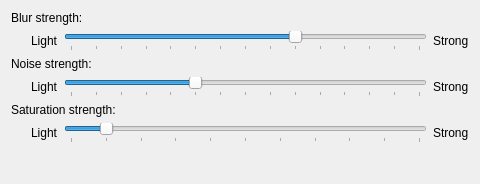
<?xml version="1.0" encoding="UTF-8"?>
<ui version="4.0">
 <class>BlurEffectConfig</class>
 <widget class="QWidget" name="BlurEffectConfig">
  <property name="geometry">
   <rect>
    <x>0</x>
    <y>0</y>
    <width>480</width>
    <height>184</height>
   </rect>
  </property>
  <layout class="QVBoxLayout" name="verticalLayout">
   <item>
    <widget class="QLabel" name="labelConstantBlurDescription">
     <property name="text">
      <string>Blur strength:</string>
     </property>
    </widget>
   </item>
   <item>
    <layout class="QHBoxLayout" name="horizontalLayout">
     <item>
      <spacer name="horizontalSpacer">
       <property name="orientation">
        <enum>Qt::Orientation::Horizontal</enum>
       </property>
       <property name="sizeType">
        <enum>QSizePolicy::Policy::Fixed</enum>
       </property>
       <property name="sizeHint" stdset="0">
        <size>
         <width>20</width>
         <height>20</height>
        </size>
       </property>
      </spacer>
     </item>
     <item>
      <widget class="QLabel" name="labelConstantBlurLight">
       <property name="text">
        <string>Light</string>
       </property>
      </widget>
     </item>
     <item>
      <widget class="QSlider" name="kcfg_BlurStrength">
       <property name="minimum">
        <number>1</number>
       </property>
       <property name="maximum">
        <number>15</number>
       </property>
       <property name="singleStep">
        <number>1</number>
       </property>
       <property name="pageStep">
        <number>1</number>
       </property>
       <property name="value">
        <number>10</number>
       </property>
       <property name="orientation">
        <enum>Qt::Orientation::Horizontal</enum>
       </property>
       <property name="tickPosition">
        <enum>QSlider::TickPosition::TicksBelow</enum>
       </property>
      </widget>
     </item>
     <item>
      <widget class="QLabel" name="labelConstantBlurStrong">
       <property name="text">
        <string>Strong</string>
       </property>
      </widget>
     </item>
    </layout>
   </item>
   <item>
    <widget class="QLabel" name="labelConstantNoiseDescription">
     <property name="text">
      <string>Noise strength:</string>
     </property>
    </widget>
   </item>
   <item>
    <layout class="QHBoxLayout" name="horizontalLayout_2">
     <item>
      <spacer name="horizontalSpacer_2">
       <property name="orientation">
        <enum>Qt::Orientation::Horizontal</enum>
       </property>
       <property name="sizeType">
        <enum>QSizePolicy::Policy::Fixed</enum>
       </property>
       <property name="sizeHint" stdset="0">
        <size>
         <width>20</width>
         <height>20</height>
        </size>
       </property>
      </spacer>
     </item>
     <item>
      <widget class="QLabel" name="labelConstantNoiseLight">
       <property name="text">
        <string>Light</string>
       </property>
      </widget>
     </item>
     <item>
      <widget class="QSlider" name="kcfg_NoiseStrength">
       <property name="maximum">
        <number>14</number>
       </property>
       <property name="pageStep">
        <number>5</number>
       </property>
       <property name="value">
        <number>5</number>
       </property>
       <property name="orientation">
        <enum>Qt::Orientation::Horizontal</enum>
       </property>
       <property name="tickPosition">
        <enum>QSlider::TickPosition::TicksBelow</enum>
       </property>
       <property name="tickInterval">
        <number>1</number>
       </property>
      </widget>
     </item>
     <item>
      <widget class="QLabel" name="labelConstantNoiseStrong">
       <property name="text">
        <string>Strong</string>
       </property>
      </widget>
     </item>
    </layout>
   </item>
   <item>
    <widget class="QLabel" name="labelSaturationDescription">
     <property name="text">
      <string>Saturation strength:</string>
     </property>
    </widget>
   </item>
   <item>
    <layout class="QHBoxLayout" name="horizontalLayout_3">
     <item>
      <spacer name="horizontalSpacer_3">
       <property name="orientation">
        <enum>Qt::Orientation::Horizontal</enum>
       </property>
       <property name="sizeType">
        <enum>QSizePolicy::Policy::Fixed</enum>
       </property>
       <property name="sizeHint" stdset="0">
        <size>
         <width>20</width>
         <height>20</height>
        </size>
       </property>
      </spacer>
     </item>
     <item>
      <widget class="QLabel" name="labelSaturationLight">
       <property name="text">
        <string>Light</string>
       </property>
      </widget>
     </item>
     <item>
      <widget class="QSlider" name="kcfg_Saturation">
       <property name="maximum">
        <number>10</number>
       </property>
       <property name="singleStep">
        <number>1</number>
       </property>
       <property name="pageStep">
        <number>3</number>
       </property>
       <property name="value">
        <number>1</number>
       </property>
       <property name="orientation">
        <enum>Qt::Orientation::Horizontal</enum>
       </property>
       <property name="tickPosition">
        <enum>QSlider::TickPosition::TicksBelow</enum>
       </property>
       <property name="tickInterval">
        <number>1</number>
       </property>
      </widget>
     </item>
     <item>
      <widget class="QLabel" name="labelSaturationStrong">
       <property name="text">
        <string>Strong</string>
       </property>
      </widget>
     </item>
    </layout>
   </item>
   <item>
    <spacer name="verticalSpacer">
     <property name="orientation">
      <enum>Qt::Orientation::Vertical</enum>
     </property>
     <property name="sizeHint" stdset="0">
      <size>
       <width>0</width>
       <height>0</height>
      </size>
     </property>
    </spacer>
   </item>
  </layout>
 </widget>
 <resources/>
 <connections/>
</ui>
